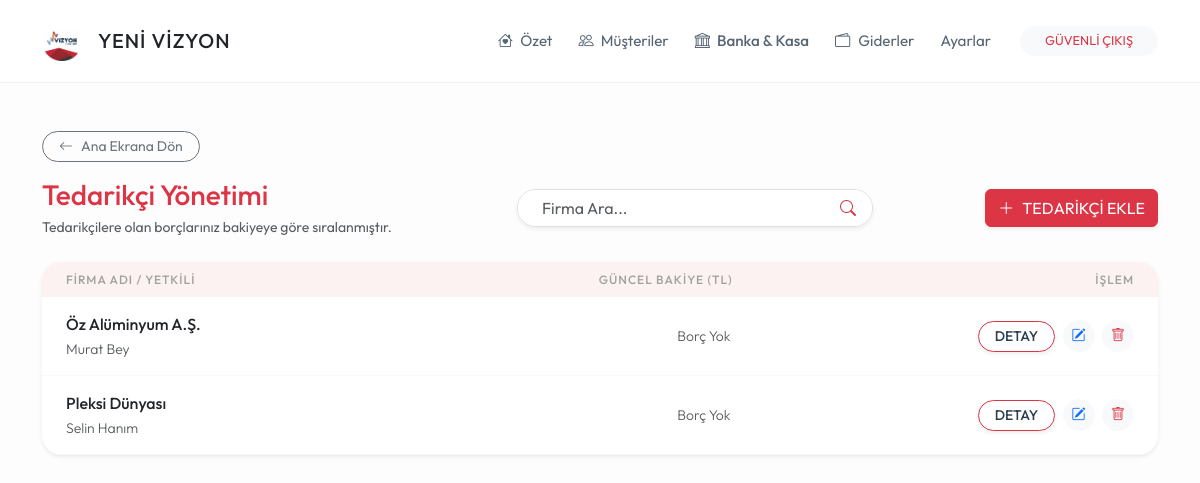
/ticari_borclar (signed in), run on the app's committed database.
### models.py (models this page shows)
class Tedarikci(db.Model):
    id = db.Column(db.Integer, primary_key=True)
    firma_adi = db.Column(db.String(150), nullable=False)
    yetkili_kisi = db.Column(db.String(100))
    telefon = db.Column(db.String(20))
    adres = db.Column(db.Text)
    durum = db.Column(db.String(20), default='Aktif')
    satin_almalar = db.relationship('SatinAlma', backref='tedarikci', lazy=True)
    odenenler = db.relationship('TedarikciOdeme', backref='tedarikci', lazy=True)

### routes/tedarikci_isleri.py (the view)
@tedarikci_bp.route('/ticari_borclar')
def ticari_borclar():
    if 'logged_in' not in session: return redirect(url_for('genel.index'))
    q = request.args.get('q')
    tedarikciler = Tedarikci.query.filter(Tedarikci.durum == 'Aktif', or_(Tedarikci.firma_adi.contains(q), Tedarikci.yetkili_kisi.contains(q))).all() if q else Tedarikci.query.filter_by(durum='Aktif').all()
    for t in tedarikciler:
        t.guncel_bakiye = sum(alim.tutar * GUNCEL_KURLAR.get(alim.para_birimi, 1.0) for alim in t.satin_almalar) - sum(o.tutar * o.kur_degeri for o in t.odenenler)
    tedarikciler.sort(key=lambda x: x.guncel_bakiye, reverse=True)
    return render_template('ticari_borclar.html', tedarikciler=tedarikciler, arama_var=bool(q), terim=q)

### templates/ticari_borclar.html (shortened to what this page needs)
{% extends "base.html" %}
{% block content %}
<div class="mb-3">
    <a href="/" class="btn btn-outline-secondary btn-sm rounded-pill px-3"><i class="bi bi-arrow-left me-2"></i>Ana Ekrana Dön</a>
</div>
<div class="row mb-4 align-items-center">
    <div class="col-md-5">
        <h3 class="mb-1 text-danger">Tedarikçi Yönetimi</h3>
        <p class="text-muted small mb-0">Tedarikçilere olan borçlarınız bakiyeye göre sıralanmıştır.</p>
    </div>
    <div class="col-md-4 mt-3 mt-md-0">
        <form action="/ticari_borclar" method="GET" class="d-flex shadow-sm rounded-pill overflow-hidden border">
            <input type="text" name="q" class="form-control border-0 ps-4" placeholder="Firma Ara..." value="{{ terim or '' }}">
            <button type="submit" class="btn btn-white border-0 text-danger bg-white px-3"><i class="bi bi-search"></i></button>
        </form>
    </div>
    <div class="col-md-3 mt-3 mt-md-0 text-md-end">
        <button class="btn btn-danger shadow-sm" data-bs-toggle="modal" data-bs-target="#tedarikciEkleModal">
            <i class="bi bi-plus-lg me-2"></i>TEDARİKÇİ EKLE
        </button>
    </div>
</div>
<div class="card card-custom p-0 overflow-hidden shadow-sm border-0">
    <div class="table-responsive">
        <table class="table table-hover align-middle mb-0">
            <thead style="background-color: #fdf2f2;">
                <tr>
                    <th class="ps-4">Firma Adı / Yetkili</th>
                    <th class="text-end">Güncel Bakiye (TL)</th>
                    <th class="text-end pe-4">İşlem</th>
                </tr>
            </thead>
            <tbody>
                {% for t in tedarikciler %}
                <tr>
                    <td class="ps-4">
                        <div class="fw-bold text-dark">{{ t.firma_adi }}</div>
                        <div class="small text-muted">{{ t.yetkili_kisi or '-' }}</div>
                    </td>
                    <td class="text-end">
                        {% if t.guncel_bakiye > 1 %}
                            <span class="badge bg-danger bg-opacity-10 text-danger px-3 py-2 rounded-pill" style="font-size: 0.9rem;">
                                - {{ "{:,.2f}".format(t.guncel_bakiye) }} ₺
                            </span>
                        {% elif t.guncel_bakiye < -1 %}
                            <span class="text-success fw-bold small">
                                + {{ "{:,.2f}".format(t.guncel_bakiye * -1) }} ₺ (Alacak)
                            </span>
                        {% else %}
                            <span class="text-muted small">Borç Yok</span>
                        {% endif %}
                    </td>
                    <td class="text-end pe-4">
                        <a href="/tedarikci/{{ t.id }}" class="btn btn-sm btn-outline-danger fw-bold rounded-pill px-3 shadow-sm me-1" title="Hesap Detayı">
                            DETAY
                        </a>
                        <a href="/tedarikci_duzenle/{{ t.id }}" class="btn btn-sm btn-light text-primary rounded-circle me-1" style="width: 32px; height: 32px;" title="Düzenle">
                            <i class="bi bi-pencil-square"></i>
                        </a>
                        <a href="/tedarikci_sil/{{ t.id }}" onclick="return confirm('Bu tedarikçiyi listeden kaldırmak/arşivlemek istediğinize emin misiniz?');" class="btn btn-sm btn-light text-danger rounded-circle" style="width: 32px; height: 32px;" title="Sil/Arşivle">
                            <i class="bi bi-trash"></i>
                        </a>
                    </td>
                </tr>
                {% endfor %}
            </tbody>
        </table>
    </div>
</div>
{% endblock %}

### templates/base.html (style rules this page uses)
:root { --yvr-bg: #fdfdfd; --yvr-card-bg: #ffffff; --yvr-primary: #a2d2ff; --yvr-secondary: #bde0fe; --yvr-accent: #ffafcc; --yvr-text: #576574; --yvr-text-dark: #2c3e50; }
body { background-color: var(--yvr-bg); font-family: 'Outfit', sans-serif; color: var(--yvr-text); font-weight: 400; line-height: 1.6; }
h1, h2, h3, h4, h5, .fw-bold { font-weight: 500 !important; color: var(--yvr-text-dark); }
.card-custom { background: var(--yvr-card-bg); border-radius: 20px; border: none; box-shadow: 0 10px 30px rgba(0,0,0,0.02); padding: 1.5rem; }
.table { --bs-table-bg: transparent; }
.table thead th { font-weight: 500; text-transform: uppercase; font-size: 0.75rem; letter-spacing: 1px; color: #a0a0a0; border: none; }
.table td { border-bottom: 1px solid #f8f9fa; padding: 15px 10px; font-weight: 300; }

### data on the page
Tedarikci: firma_adi "Öz Alüminyum A.Ş.", yetkili_kisi "Murat Bey"
Tedarikci: firma_adi "Pleksi Dünyası", yetkili_kisi "Selin Hanım"
